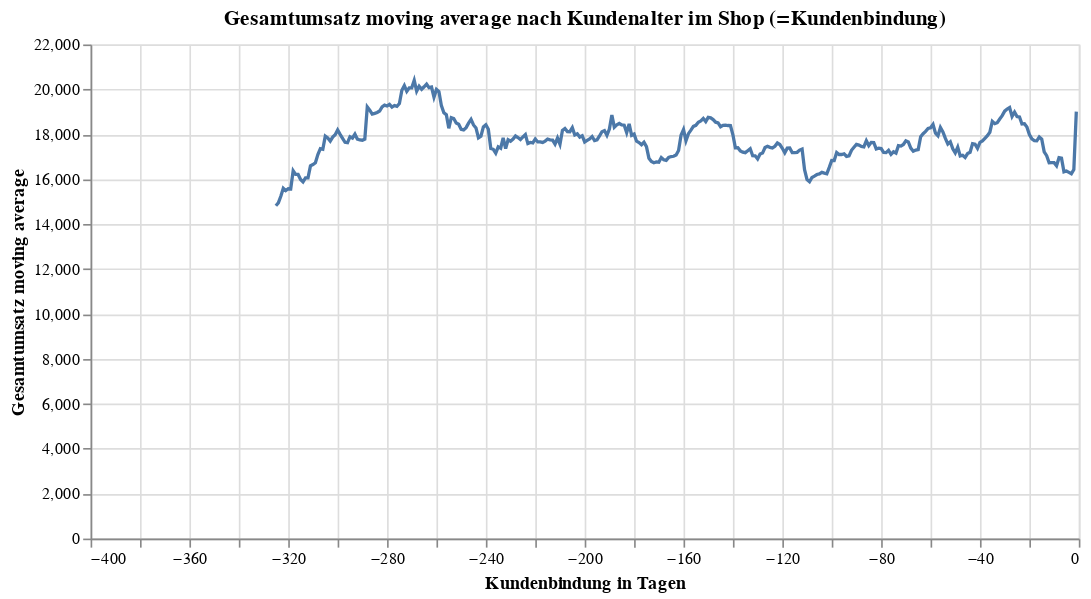

Write notebook code for a chart like this one.
### Code cell
# Moving average
df_age_sales = df_age_sales.assign(TotalSales_MA=df_age_sales.rolling(window=50).mean()['TotalSales'])

# Line Chart mit moving average
chart = alt.Chart(df_age_sales).mark_line().encode(
    x=alt.X('CustomerAge', axis=alt.Axis(title='Kundenbindung in Tagen')),
    y=alt.Y('TotalSales_MA', axis=alt.Axis(title='Gesamtumsatz moving average')),
    tooltip = ['CustomerAge', 'TotalSales_MA']
).properties(
    width=600,
    height=300,
    title='Gesamtumsatz moving average nach Kundenalter im Shop (=Kundenbindung)'
)

chart

### Figure 1 — Vega-Lite specification as saved in the notebook (floating-point values rounded to 4 significant figures; data arrays with more than 128 entries replaced by an {"elided": "..."} marker saying what was removed)
{"config": {"view": {"continuousWidth": 400, "continuousHeight": 300}}, "data": {"name": "data-efb561db8445090a4a3b1b9c6e2fec94"}, "mark": "line", "encoding": {"tooltip": [{"field": "CustomerAge", "type": "quantitative"}, {"field": "TotalSales_MA", "type": "quantitative"}], "x": {"axis": {"title": "Kundenbindung in Tagen"}, "field": "CustomerAge", "type": "quantitative"}, "y": {"axis": {"title": "Gesamtumsatz moving average"}, "field": "TotalSales_MA", "type": "quantitative"}}, "height": 300, "title": "Gesamtumsatz moving average nach Kundenalter im Shop (=Kundenbindung)", "width": 600, "$schema": "https://vega.github.io/schema/vega-lite/v4.17.0.json", "datasets": {"data-efb561db8445090a4a3b1b9c6e2fec94": {"elided": "374 records"}}}
